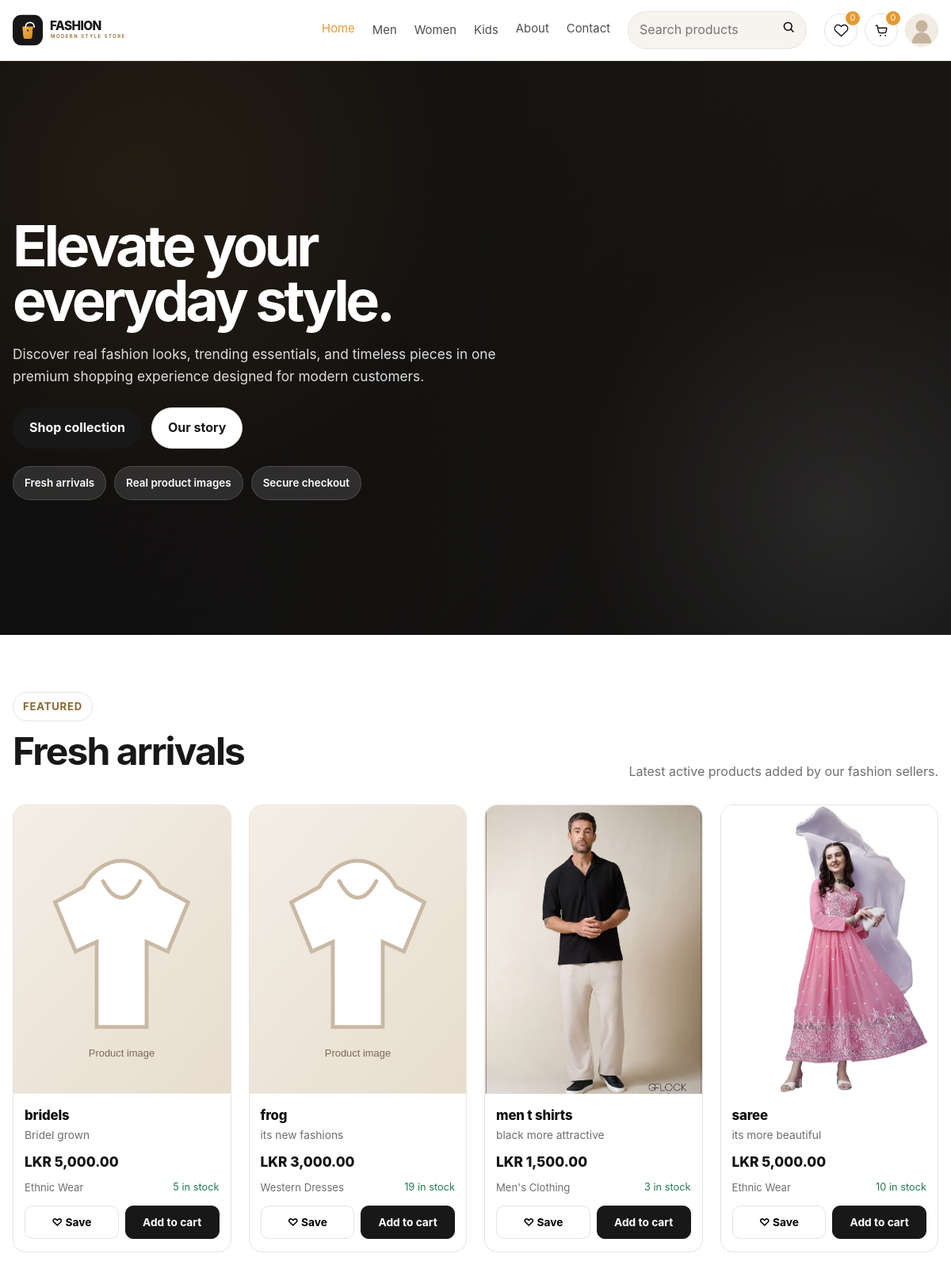
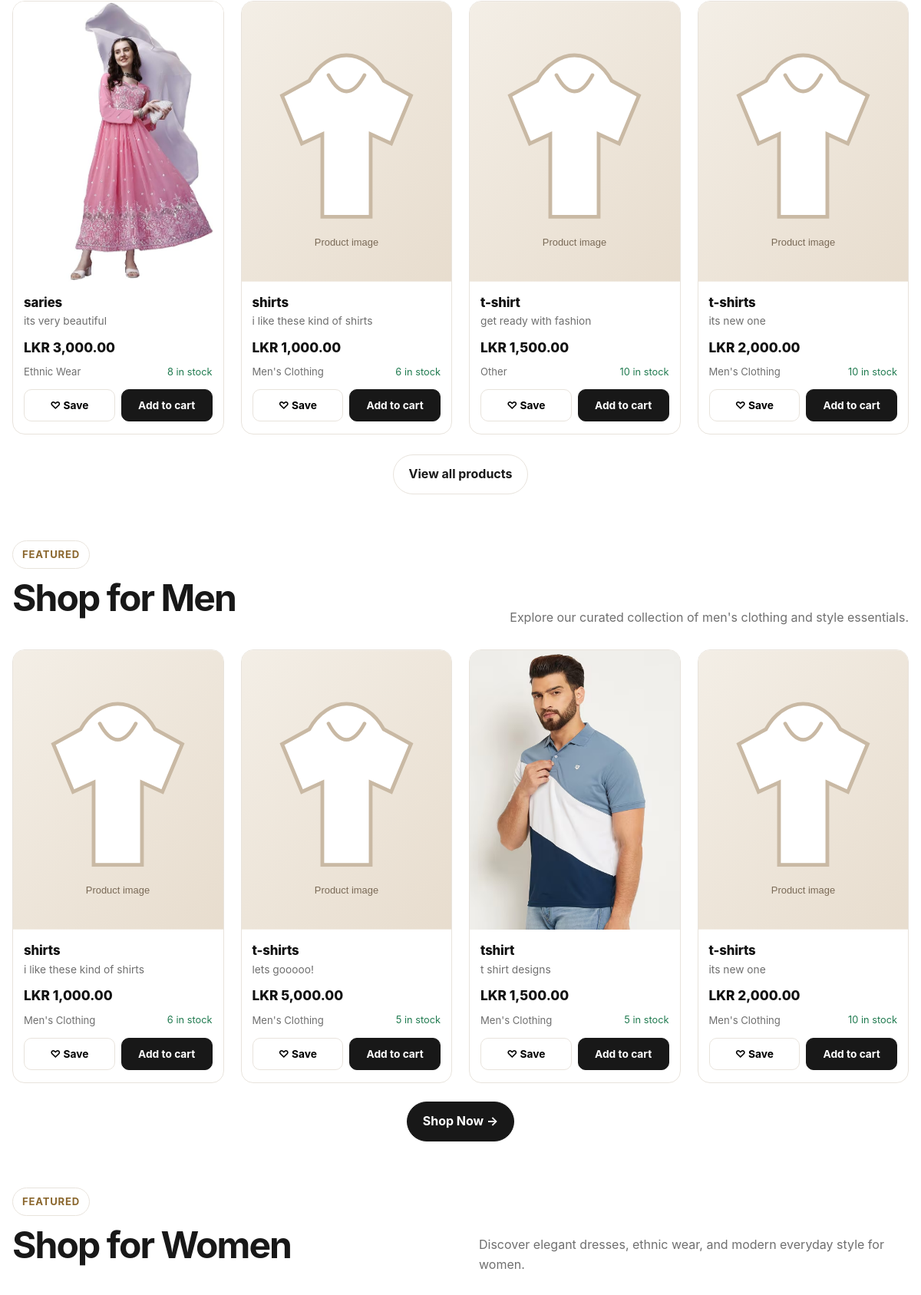
The app's page /home.php (upper part) with its own data (2 pictures, top to bottom).
### tables this page shows
CREATE TABLE `products` (
  `id` varchar(20) NOT NULL,
  `seller_id` varchar(20) NOT NULL,
  `name` varchar(80) NOT NULL,
  `price` decimal(12,2) NOT NULL,
  `category` varchar(100) NOT NULL DEFAULT 'Other',
  `thumb_one` varchar(150) NOT NULL DEFAULT '',
  `thumb_two` varchar(150) NOT NULL DEFAULT '',
  `thumb_three` varchar(150) NOT NULL DEFAULT '',
  `stock` int(10) UNSIGNED NOT NULL DEFAULT 0,
  `product_detail` text NOT NULL,
  `status` varchar(20) NOT NULL DEFAULT 'active',
  `created_at` timestamp NOT NULL DEFAULT current_timestamp(),
  `updated_at` timestamp NOT NULL DEFAULT current_timestamp() ON UPDATE current_timestamp()
);

### components/functions.php (called while the page is built, shortened)
<?php
function app_root_path(): string
{
    return dirname(__DIR__);
}
function app_base_url(): string
{
    static $base = null;
    if ($base !== null) {
        return $base;
    }
    $documentRoot = realpath($_SERVER['DOCUMENT_ROOT'] ?? '') ?: '';
    $projectRoot = realpath(app_root_path()) ?: app_root_path();
    $documentRoot = str_replace('\\', '/', $documentRoot);
    $projectRoot = str_replace('\\', '/', $projectRoot);
    if ($documentRoot !== '' && str_starts_with(strtolower($projectRoot), strtolower($documentRoot))) {
        $base = '/' . trim(substr($projectRoot, strlen($documentRoot)), '/');
        if ($base === '/') {
            $base = '';
        }
    } else {
        $base = '';
    }
    return $base;
}
function app_url(string $path = ''): string
{
    $path = ltrim($path, '/');
    $baseUrl = app_base_url();
    if ($baseUrl === '' || $baseUrl === '/') {
        $baseUrl = '/fashion_web';
    }
    return $baseUrl . ($path !== '' ? '/' . $path : '');
}
function e(mixed $value): string
{
    return htmlspecialchars((string) $value, ENT_QUOTES | ENT_SUBSTITUTE, 'UTF-8');
}
function clean_text(string $value, int $max = 255): string
{
    $value = trim(preg_replace('/\s+/u', ' ', $value) ?? '');
    return function_exists('mb_substr') ? mb_substr($value, 0, $max) : substr($value, 0, $max);
}
function uploaded_image_url(?string $filename, string $kind = 'product'): string
{
    $filename = basename((string) $filename);
    if ($filename !== '' && is_file(app_root_path() . '/uploaded_files/' . $filename)) {
        return app_url('uploaded_files/' . rawurlencode($filename));
    }
    return app_url($kind === 'avatar' ? 'assets/avatar.svg' : 'assets/product-placeholder.svg');
}
function money(mixed $amount): string
{
    return 'LKR ' . number_format((float) $amount, 2);
}
function clean_product_detail(string $productDetail): string
{
    $cleaned = preg_replace('/(?:\r?\n)?(?:Size[s]?\s*:\s*)?(?:(?:\[|\()[A-Za-z0-9\.\-\+\/\s]+(?:\]|\))\s*)+(?:\r?\n)?/i', '', $productDetail);
    $cleaned = preg_replace('/(?:\r?\n)?Size[s]?\s*:\s*[^\r\n]+(?:\r?\n)?/i', '', $cleaned);
    return trim($cleaned);
}

### components/product_card.php (the view, shortened to what this page needs)
<article class="product-card">
    <a class="product-image" href="<?= e(app_url('view_page.php?id=' . urlencode($product['id']))) ?>">
        <img src="<?= e(uploaded_image_url($product['thumb_one'] ?? '')) ?>" alt="<?= e($product['name']) ?>" loading="lazy">
    </a>
    <div class="product-info">
        <h3 class="product-title">
            <a href="<?= e(app_url('view_page.php?id=' . urlencode($product['id']))) ?>"><?= e($product['name']) ?></a>
        </h3>
        <?php
            $cleanDetail = !empty($product['product_detail']) ? clean_text(clean_product_detail($product['product_detail']), 75) : '';
            if ($cleanDetail !== ''):
        ?>
            <p class="product-desc"><?= e($cleanDetail) ?></p>
        <?php endif; ?>
        <div class="price"><?= e(money($product['price'])) ?></div>
        <div class="product-meta">
            <span><?= e($product['category'] ?: 'Fashion') ?></span>
            <span class="stock <?= (int) $product['stock'] < 1 ? 'out' : '' ?>"><?= (int) $product['stock'] > 0 ? (int) $product['stock'] . ' in stock' : 'Out of stock' ?></span>
        </div>
        <div class="card-actions">
            <form method="post">
                <button type="submit" name="add_to_wishlist" aria-label="Add to wishlist">♡ Save</button>
            </form>
            <form method="post">
                <button class="primary" type="submit" name="add_to_cart" <?= (int) $product['stock'] < 1 ? 'disabled' : '' ?>>Add to cart</button>
            </form>
        </div>
    </div>
</article>

### home.php (shortened to what this page needs)
<?php
require_once __DIR__ . '/components/connect.php';
$menProducts = $conn->query("SELECT * FROM products WHERE status = 'active' AND (category = 'Men\'s Clothing' OR category = 'MEN' OR category = 'Men\'s Footwear' OR category = 'Men\'s Accessories') ORDER BY created_at DESC, id DESC LIMIT 4")->fetchAll();
$womenProducts = $conn->query("SELECT * FROM products WHERE status = 'active' AND (category = 'Women\'s Clothing' OR category = 'WOMEN' OR category = 'Western Dresses' OR category = 'Ethnic Wear' OR category = 'Women\'s Footwear' OR category = 'Women\'s Accessories') ORDER BY created_at DESC, id DESC LIMIT 4")->fetchAll();
?>
<!doctype html>
<html lang="en">
<head>
    <link rel="stylesheet" href="<?= e(app_url('css/user_style.css')) ?>?v=<?= filemtime(app_root_path().'/css/user_style.css') ?>">
</head>
<body>
<?php include __DIR__ . '/components/user_header.php'; ?>
<section class="hero">
    <video autoplay loop muted playsinline class="hero-video-bg">
        <source src="<?= e(app_url('images/main_banner_video.mp4')) ?>" type="video/mp4">
    </video>
    <div class="container hero-grid">
        <div>
            <h1>Elevate your everyday style.</h1>
            <p>Discover real fashion looks, trending essentials, and timeless pieces in one premium shopping experience designed for modern customers.</p>
            <div class="button-row">
                <a class="button" href="<?= e(app_url('shop.php')) ?>">Shop collection</a>
                <a class="button secondary" href="<?= e(app_url('about.php')) ?>">Our story</a>
            </div>
            <div class="hero-highlights">
                <span>Fresh arrivals</span>
                <span>Real product images</span>
                <span>Secure checkout</span>
            </div>
        </div>
    </div>
</section>
<section class="section">
    <div class="container">
        <div class="section-heading"><div><span class="eyebrow">Featured</span><h2>Fresh arrivals</h2></div><p>Latest active products added by our fashion sellers.</p></div>
        <?php include __DIR__ . '/components/homeshop.php'; ?>
        <div class="button-row" style="justify-content:center"><a class="button secondary" href="<?= e(app_url('shop.php')) ?>">View all products</a></div>
        <div style="margin-top: 60px;">
            <div class="section-heading">
                <div>
                    <span class="eyebrow">Featured</span>
                    <h2>Shop for Men</h2>
                </div>
                <p>Explore our curated collection of men's clothing and style essentials.</p>
            </div>
            <?php if ($menProducts): ?>
                <div class="product-grid">
                    <?php foreach ($menProducts as $product): ?>
                        <?php include __DIR__ . '/components/product_card.php'; ?>
                    <?php endforeach; ?>
                </div>
            <?php else: ?>
                <div class="empty-state"><h3>No Men's products found</h3><p>Check back soon for new arrivals.</p></div>
            <?php endif; ?>
            <div class="button-row" style="justify-content:center; margin-top:24px;">
                <a class="button" href="<?= e(app_url('shop.php?category=Men\'s Clothing')) ?>">Shop Now →</a>
            </div>
        </div>
        <div style="margin-top: 60px;">
            <div class="section-heading">
                <div>
                    <span class="eyebrow">Featured</span>
                    <h2>Shop for Women</h2>
                </div>
                <p>Discover elegant dresses, ethnic wear, and modern everyday style for women.</p>
            </div>
            <?php if ($womenProducts): ?>
                    <?php foreach ($womenProducts as $product): ?>
                        <?php include __DIR__ . '/components/product_card.php'; ?>
                    <?php endforeach; ?>
            <?php else: ?>
                <div class="empty-state"><h3>No Women's products found</h3><p>Check back soon for new arrivals.</p></div>
            <?php endif; ?>
        </div>
    </div>
</section>
</body></html>

### components/homeshop.php (shortened to what this page needs)
<?php
$homeProducts = $conn->query("SELECT * FROM products WHERE status = 'active' ORDER BY created_at DESC, name ASC LIMIT 8")->fetchAll();
?>
<div class="product-grid">
    <?php foreach ($homeProducts as $product): ?>
        <?php include __DIR__ . '/product_card.php'; ?>
    <?php endforeach; ?>
</div>

### home.php (style rules this page uses)
.hero { position: relative; overflow: hidden; }
.hero-video-bg { position: absolute; top: 50%; left: 50%; width: 100%; height: 100%; transform: translate(-50%, -50%); object-fit: cover; z-index: 0; }
.hero .container { position: relative; z-index: 2; }

### records on screen
products: name "bridels", product_detail "Bridel grown", price "LKR 5,000.00", category "Ethnic Wear", stock "5"
products: name "frog", product_detail "its new fashions", price "LKR 3,000.00", category "Western Dresses", stock "19"
products: thumb_one (picture), name "men t shirts", product_detail "black more attractive", price "LKR 1,500.00", category "Men's Clothing", stock "3"
products: thumb_one (picture), name "saree", product_detail "its more beautiful", price "LKR 5,000.00", category "Ethnic Wear", stock "10"
products: thumb_one (picture), name "saries", product_detail "its very beautiful", price "LKR 3,000.00", category "Ethnic Wear", stock "8"
products: name "shirts", product_detail "i like these kind of shirts", price "LKR 1,000.00", category "Men's Clothing", stock "6"
products: name "t-shirt", product_detail "get ready with fashion", price "LKR 1,500.00", category "Other", stock "10"
products: name "t-shirts", product_detail "its new one", price "LKR 2,000.00", category "Men's Clothing", stock "10"
products: name "t-shirts", product_detail "lets gooooo!", price "LKR 5,000.00", category "Men's Clothing", stock "5"
products: thumb_one (picture), name "tshirt", product_detail "t shirt designs", price "LKR 1,500.00", category "Men's Clothing", stock "5"

### other values on screen
$wishlistItemsCount "0"
$cartItemsCount "0"
